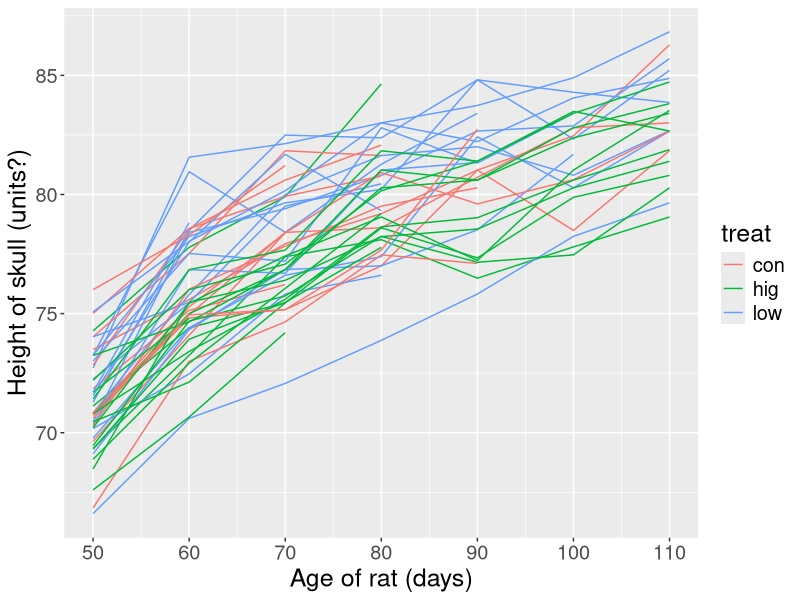
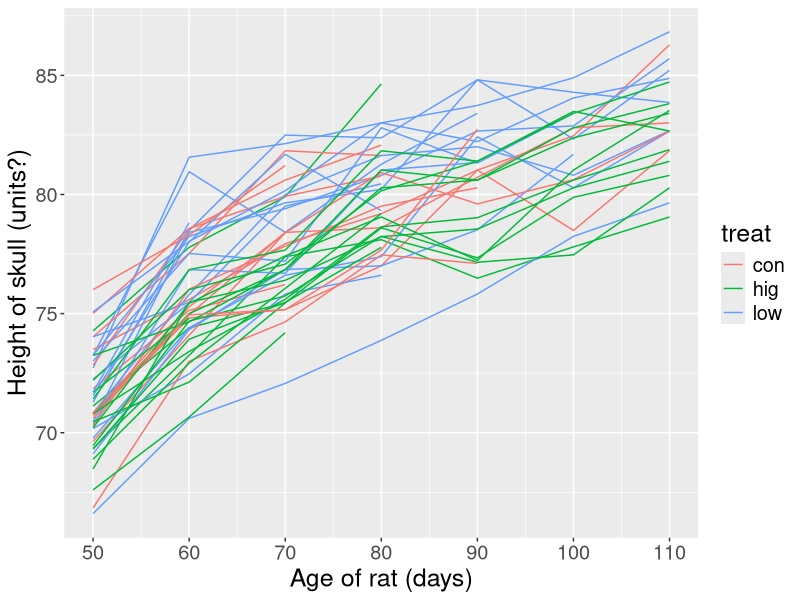

Reproduce these figures in R, in order.

# This is what an old-fashioned R script looks like. I'm writing a little bit 
# of background using the comment character "#". Text is highlighted differently 
# than in an .Rmd file. On my computer, the way that the text is colored in an 
# R script draws my eyes immediately to the R code (below), whereas in an Rmd file 
# both prose and code are highlighted similarly.
  
# Let's practice working in an R script and saving our output using the rat data
# that was introducted at the beginning of today. 

# 1. First load the data with the following instructions. This will be a 
# slightly different process than running a code chunk in a notebook. To run 
# a line of code in an R script, put your cursor on the line of code that you 
# want to run, then press *Cmd+Enter* (*Ctrl+Enter* on Windows). This will run 
# the line of code *and* move your cursor down to the next line of code. 
# Run the following two commands; you will need to press *Cmd+Enter* twice. 

library(tidyverse);
rat_data <- read_csv("rats.csv",
                     col_types = cols(rat = col_character()));

# Notice that I don't need to provide a working
# directory because both the R script and the rats.csv file are associated 
# with my project. This also makes my code friendlier for sharing with others. 

# 2. Now run the next line of code the same way. Since all of the code in the line 
# below belongs to a single command, you can put your cursor on any of the lines
# and type *Cmd+Enter* (*Ctrl+Enter* on Windows) to run it. 

ggplot(rat_data) +
  geom_line(aes(x = age, 
                y = response, 
                group = rat, 
                color = treat)) + 
  scale_y_continuous(name = "Height of skull (units?)") + 
  scale_x_continuous(name = "Age of rat (days)", 
                     breaks = seq(50, 110, by = 10)) + 
  theme(text = element_text(size = 18));

# A plot should have come up. I've used the scale_x_continuous functions to 
# change the labels of the axes and the units that are shown. There is a 
# scale_<aesthetic>_<continous/discrete> function for all combinations of any 
# aesthetic (x, y, color, fill, linetype, etc), both continuous and discrete. 

# If you ever see a function that is new to your or that you have questions about, 
# you can always type '?<function_name>' in the R console to pull up its help page. 


# 3. If you run the code below, R will save the most recent ggplot that you created
# into an external file named 'rats_spaghetti.pdf'. Go ahead and run the code
# below now. Then check the folder where your project lives to confirm that a 
# new pdf was created

ggsave(filename = "rats_spaghetti.pdf", device = "pdf", height = 8, width = 12, units = "in");


# 4. If you want to write a dataset to file, you can use the write_csv function:
# Here I am creating a new version of rat_data that has an added column: the age
# of the rat in months. After creating this new version, run the next line of code
# to write your new dataset to a file named 'rat_data_new.csv'. 

rat_data <- 
  rat_data %>%
  mutate(age_months = age / (365.25/12));
write_csv(x = rat_data, path = "rat_data_new.csv");


#' I've saved the best news for last: you can also knit a standard `R` script just
#' like an `.Rmd` notebook!
#' 
#' Try it now! Press *Cmd+Shift+K* (*Ctrl+Shift+K*), choose the format that you'd
#' like to knit the document into, and select 'Compile'. The pdf option may not 
#' work on your computer if you don't have a Tex installation; the html format should
#' still work. 
#' 
#' Notice that instead of " # " at the beginning of each line, 
#' I'm now using " #' " (starting at line 68). R does not care about this 
#' difference, because both look like comments to it. But when you *knit* the
#' document, these lines will be formatted like text. In your knitted documnet, 
#' compare the look and style of the comments at the beginning to the these 
#' formatted comments. You can also see that Rstudio has started highlighting
#' the "dressed up" text now that I'm using #' instead of #. 
#' 
#' Finally, you can add a title, author, and date to your knitted R script, just
#' like a notebook. Fill in the empty strings here:
#' 
#'  
#' ---
#' title: "3. Saving your work"
#' author: ""
#' date: ""
#' ---
#' 
#' If you have finished everything, congratulations! Please indicate as such 
#' via the polleverywhere poll on the screen. If you have time remaining, read
#' through the following articles by Jenny Bryan:
#' 
#' 
#' Rendering an R script
#' 
#' https://happygitwithr.com/r-test-drive.html
#' 
#' 
#  Project-oriented workflow in R:
#'  
#' https://www.tidyverse.org/articles/2017/12/workflow-vs-script/
#'  
#'  








